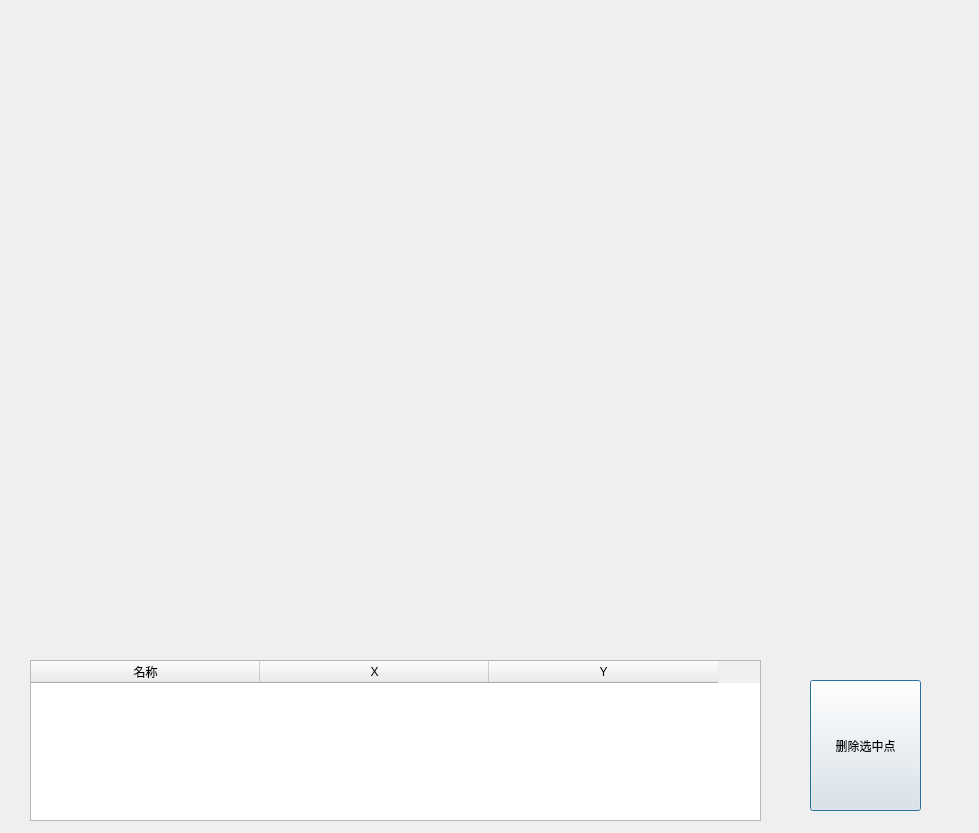
<?xml version="1.0" encoding="UTF-8"?>
<ui version="4.0">
 <class>addPointWindow</class>
 <widget class="QDialog" name="addPointWindow">
  <property name="geometry">
   <rect>
    <x>0</x>
    <y>0</y>
    <width>979</width>
    <height>833</height>
   </rect>
  </property>
  <property name="windowTitle">
   <string>加入当前屏幕上的点</string>
  </property>
  <widget class="QLabel" name="label">
   <property name="geometry">
    <rect>
     <x>40</x>
     <y>40</y>
     <width>900</width>
     <height>600</height>
    </rect>
   </property>
   <property name="styleSheet">
    <string notr="true"/>
   </property>
   <property name="text">
    <string/>
   </property>
  </widget>
  <widget class="QPushButton" name="chooseDeletePointButton">
   <property name="geometry">
    <rect>
     <x>810</x>
     <y>680</y>
     <width>111</width>
     <height>131</height>
    </rect>
   </property>
   <property name="text">
    <string>删除选中点</string>
   </property>
  </widget>
  <widget class="QTableWidget" name="pointTable">
   <property name="geometry">
    <rect>
     <x>30</x>
     <y>660</y>
     <width>731</width>
     <height>161</height>
    </rect>
   </property>
   <attribute name="horizontalHeaderDefaultSectionSize">
    <number>229</number>
   </attribute>
   <attribute name="verticalHeaderDefaultSectionSize">
    <number>37</number>
   </attribute>
   <column>
    <property name="text">
     <string>名称</string>
    </property>
   </column>
   <column>
    <property name="text">
     <string>X</string>
    </property>
   </column>
   <column>
    <property name="text">
     <string>Y</string>
    </property>
   </column>
  </widget>
 </widget>
 <resources/>
 <connections>
  <connection>
   <sender>chooseDeletePointButton</sender>
   <signal>clicked()</signal>
   <receiver>addPointWindow</receiver>
   <slot>delete_current_point_row()</slot>
   <hints>
    <hint type="sourcelabel">
     <x>729</x>
     <y>736</y>
    </hint>
    <hint type="destinationlabel">
     <x>669</x>
     <y>724</y>
    </hint>
   </hints>
  </connection>
 </connections>
 <slots>
  <slot>click_add_point_confirm_b()</slot>
  <slot>delete_current_point_row()</slot>
  <slot>delete_all_point()</slot>
 </slots>
</ui>
